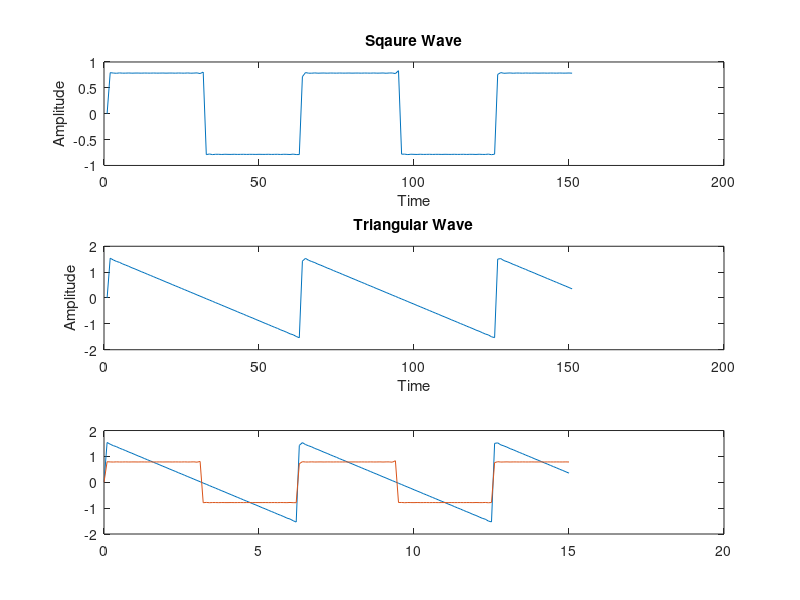

This figure's MATLAB source:
%Exp02 - Generating a Square Wave and Triangular Waves using sine waves 
% 25-03-25
% Kinshuk Pandala

clear;close;clc;

%t=0:0.1:10;
t=0:0.1:15;

y = zeros(size(t)); %take the same sample lenght as time domain t
%y = sin(t);
%y = sin(t)+sin(3*t)/3+sin(5*t)/5+sin(7*t)/7+sin(9*t)/9+sin(11*t)/11;

% adding odd harmonics in for loop to generate Square Wave
for k = 1:2:400
    y = y + sin(k*t) / k;
end
subplot(311)
plot(y)
xlabel('Time');
ylabel('Amplitude');
title('Sqaure Wave');
y2 = y;

% adding even harmonics in for loop to generate Triangular Wave  
for k = 2:2:400  
    y = y + sin(k * t) / k;  
end 
subplot(312)
plot(y)
xlabel('Time');
ylabel('Amplitude');
title('Triangular Wave');
y1 = y;

subplot(313)
plot(t,y1,t,y2)